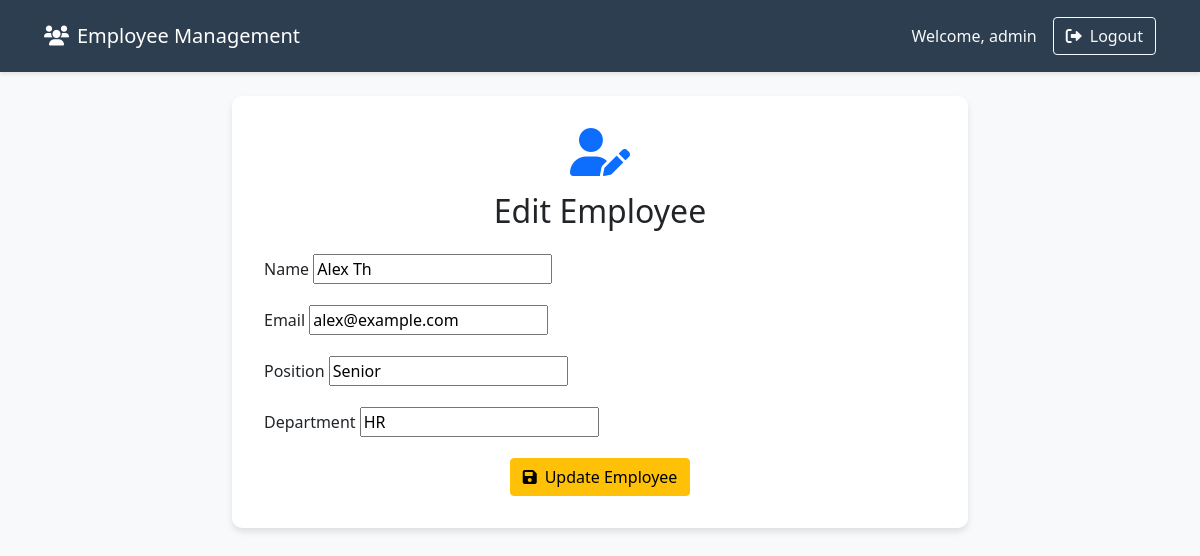
Page /employees/edit/1/ (signed in) on the committed database.
### employees/models.py (models this page shows, shortened)
class Employee(models.Model):
    name = models.CharField(max_length=100)
    email = models.EmailField(unique=True)
    position = models.CharField(max_length=100)
    department = models.CharField(max_length=100)
    date_joined = models.DateField(auto_now_add=True)

### employees/views.py (the view)
# urls.py: path('employees/edit/<int:pk>/', views.edit_employee, name='edit_employee'),
@login_required
def edit_employee(request, pk):
    employee = get_object_or_404(Employee, pk=pk)
    if request.method == 'POST':
        form = EmployeeForm(request.POST, instance=employee)
        if form.is_valid():
            form.save()
            return redirect('employee_list')
    else:
        form = EmployeeForm(instance=employee)
    return render(request, 'employees/edit_employee.html', {'form': form})

### employees/forms.py
class EmployeeForm(forms.ModelForm):
    class Meta:
        model = Employee
        fields = ['name', 'email', 'position', 'department']

### employees/templates/employees/edit_employee.html (shortened to what this page needs)
{% extends 'employees/base.html' %}
{% block content %}
<div class="row justify-content-center">
    <div class="col-md-8">
        <div class="form-container">
            <div class="text-center mb-4">
                <i class="fas fa-user-edit fa-3x text-primary"></i>
                <h2 class="mt-3">Edit Employee</h2>
            </div>
            <form method="post">
                {% for field in form %}
                <div class="mb-3">
                    <label for="{{ field.id_for_label }}" class="form-label">{{ field.label }}</label>
                    {{ field }}
                </div>
                {% endfor %}
                <div class="text-center">
                    <button type="submit" class="btn btn-warning">
                        <i class="fas fa-save me-2"></i>Update Employee
                    </button>
                </div>
            </form>
        </div>
    </div>
</div>
{% endblock %}

### employees/templates/employees/base.html (shortened to what this page needs)
<!DOCTYPE html>
<html>
<head>
    <link href="https://cdn.jsdelivr.net/npm/bootstrap@5.1.3/dist/css/bootstrap.min.css" rel="stylesheet">
    <link href="https://cdnjs.cloudflare.com/ajax/libs/font-awesome/6.0.0/css/all.min.css" rel="stylesheet">
</head>
<body>
    <nav class="navbar navbar-expand-lg navbar-dark">
        <div class="container">
            <a class="navbar-brand" href="{% url 'home' %}">
                <i class="fas fa-users me-2"></i>Employee Management
            </a>
            {% if user.is_authenticated %}
            <div class="d-flex align-items-center">
                <span class="text-light me-3">Welcome, {{ user.username }}</span>
                <a href="{% url 'logout' %}" class="btn btn-outline-light">
                    <i class="fas fa-sign-out-alt me-2"></i>Logout
                </a>
            </div>
            {% endif %}
        </div>
    </nav>
    <div class="container mt-4">
        {% block content %}
        {% endblock %}
    </div>
</body>
</html>

### employees/templates/employees/base.html (style rules this page uses)
:root { --primary-color: #2c3e50; --secondary-color: #3498db; }
body { background-color: #f8f9fa; font-family: 'Segoe UI', Tahoma, Geneva, Verdana, sans-serif; }
.navbar { background-color: var(--primary-color) !important; box-shadow: 0 2px 4px rgba(0,0,0,0.1); padding: 1rem 2rem; }
.form-container { background-color: white; padding: 2rem; border-radius: 10px; box-shadow: 0 4px 6px rgba(0,0,0,0.1); }

### rows in the picture
Employee: form "Alex Th" "alex@example.com" "Senior" "HR"

### other values in the picture
{{ user.username }} "admin"
{{ field.label }} "Name" "Email" "Position" "Department"
